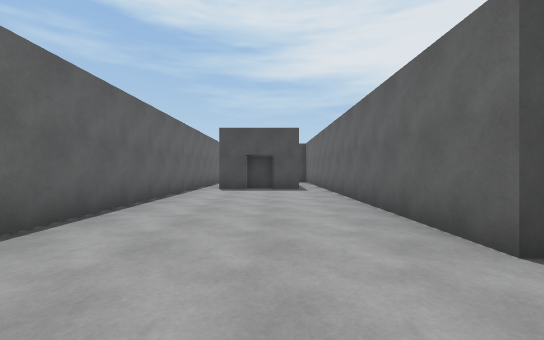
view 1 (above)

16 first-person views from a walk through a 3-D level made in the Unity game engine. The camera is 1.2 m above the floor, looks level and sees 90° across. The floor is counted in squares, 2 m on a side. Each view is taken from the middle of a square. On the plan, view 1 faces up. The plan holds only what a view shows up to about 9 squares ahead; the rest is blank. The player is left out.

view 2
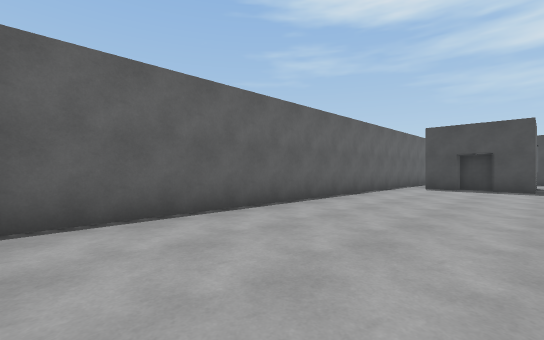

view 3
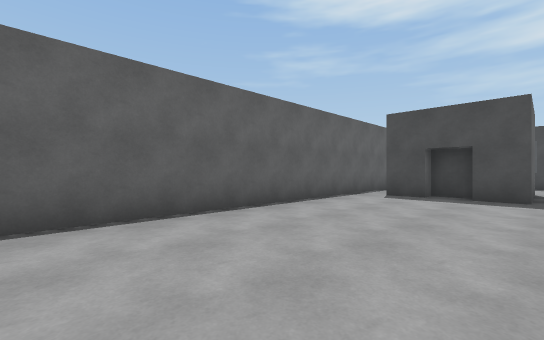

view 4
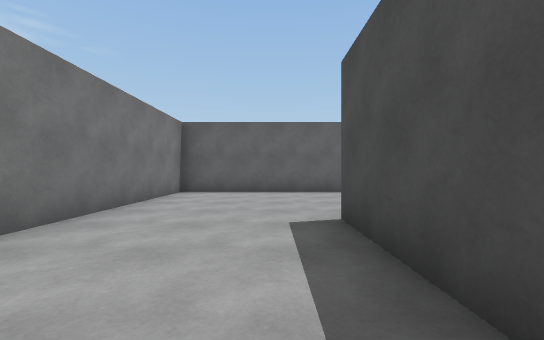

view 5
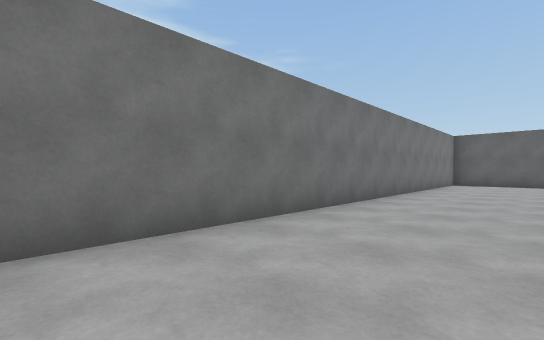

view 6
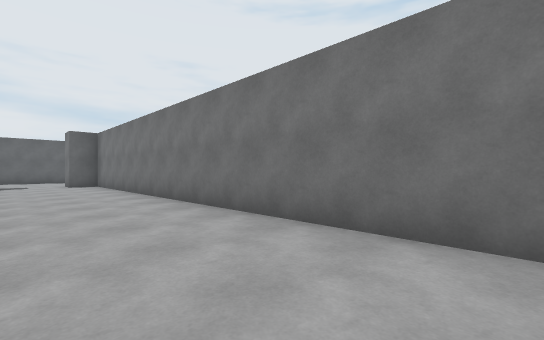

view 7
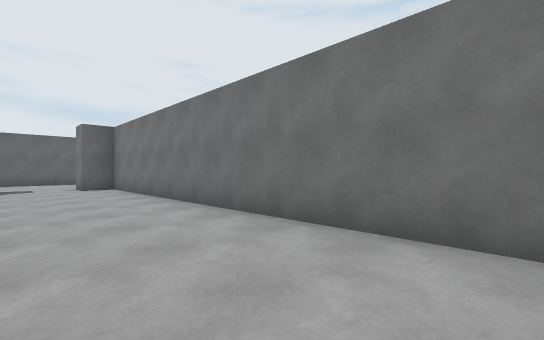

view 8
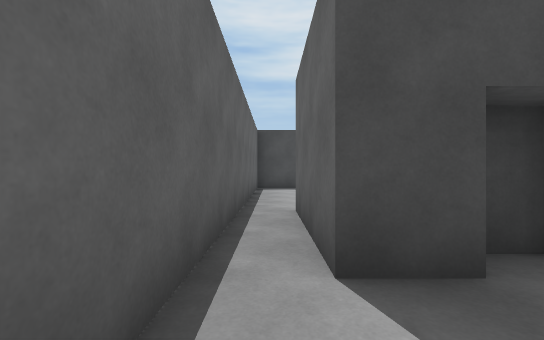

view 9
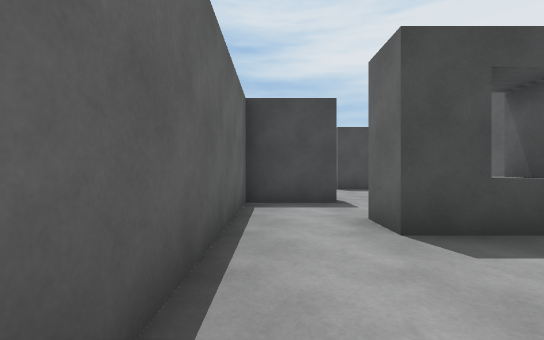

view 10
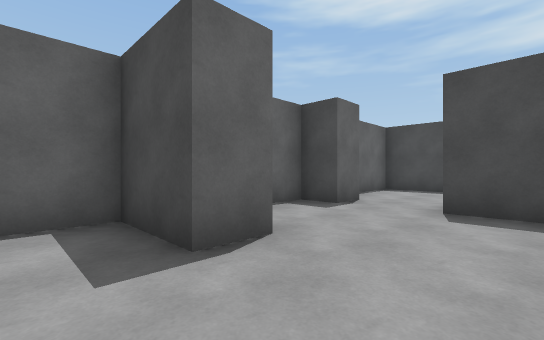

view 11
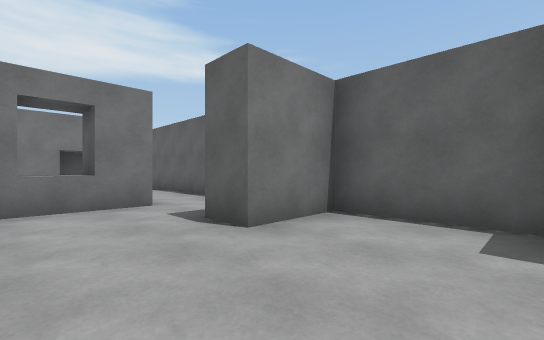

view 12
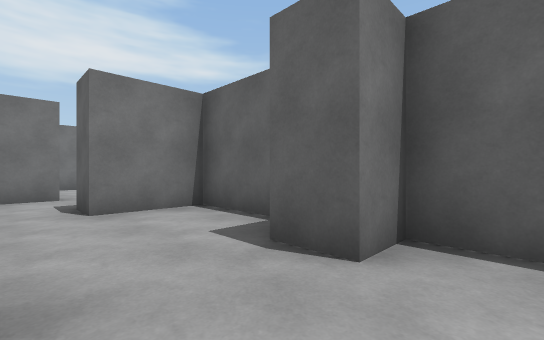

view 13
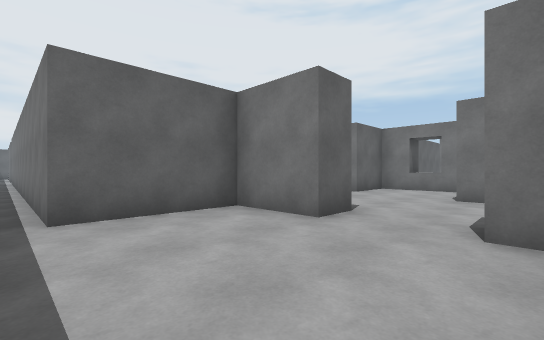

view 14
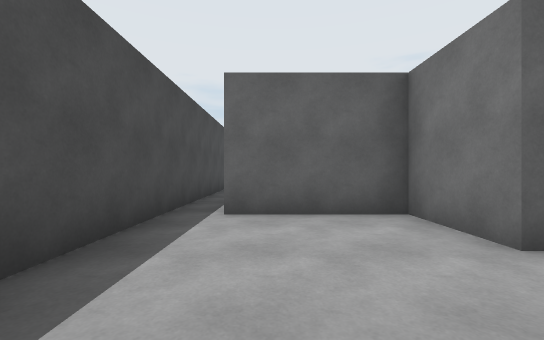

view 15
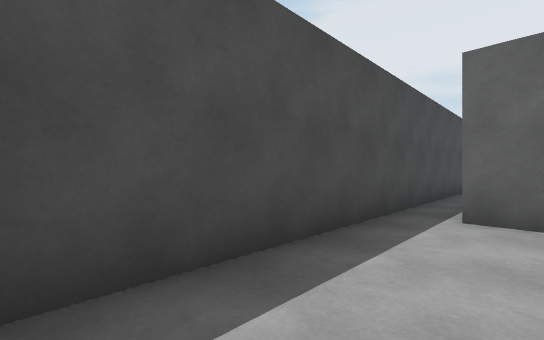

view 16
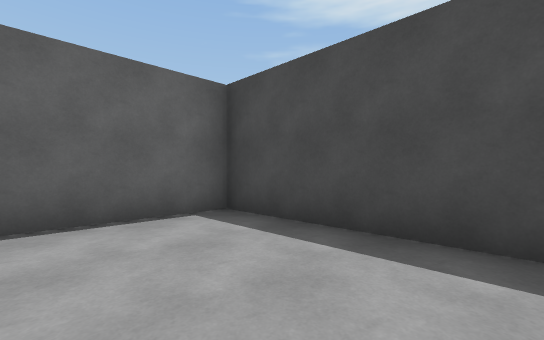

### Floor plan
Points are (right, up) in squares from view 1. A wall is a line through its corners. A room is listed if a view was taken in it or the views show most of it. See-through windows are left out.
Room 1 (views 1, 2, 3, 4, 5, 6, 7, 8, 9)
walls: (4.2, 1.8) (1.7, 1.8) (1.7, 9); (0.9, 8.5) (0, 8.5); (0.1, 8.9) (-0.8, 8.9) (-0.8, 8.5) (-1.6, 8.5) (-1.6, 11); (0.9, 10.4) (0.9, 8.9); (-2.5, 11.5) (-2.5, -1.5) (18.3, -1.5) (18.3, -0.7) (19.2, -0.7)
ways out: opening at (-2, 12) to room 5; opening at (0, 12.5) to room 5; opening at (19, 0.5)
Room 2 (view 10)
walls: (-0.8, 13.5) (-0.8, 14.3) (1.7, 14.3) (1.7, 16); (-0.8, 16.8) (-0.8, 16) (-2.5, 16) (-2.5, 13.5); (0.8, 13.5) (0.8, 14.4)
ways out: opening at (0.5, 16) to room 3; opening at (-1.5, 14) to room 5; gap at (2, 16)
Room 3 (view 11)
walls: (-1.7, 20.2) (-1.7, 19.3) (-2.5, 19.3) (-2.5, 16.8) (-0.8, 16.8); (1, 19.3) (0, 19.3) (0, 20.2)
ways out: opening at (0.5, 16) to room 2; opening at (-0.5, 20) to room 4
Room 4 (views 12, 13, 14, 15, 16)
walls: (6.5, 23.5) (-2.5, 23.5) (-2.5, 20.2) (-1.7, 20.2); (0, 20.2) (1.7, 20.2) (1.7, 22.6) (10.2, 22.6)
ways out: opening at (-0.5, 20) to room 3
Room 5 (no view inside)
walls: (-2.5, 13.5) (-2.5, 11.5); (0.5, 13.5) (-0.8, 13.5); (-1.6, 11) (-1.2, 11); (0, 11) (0.8, 11); (-0.6, 10.3) (0, 10.3)
ways out: opening at (-2, 12) to room 1; opening at (0, 12.5) to room 1; opening at (-1.5, 14) to room 2

Positions as (right, up) in squares from view 1, and headings:
1: (0, 0), facing up
2: (1, -1), facing up-left
3: (1, 2), facing up-left
4: (5, 1), facing left
5: (10, 1), facing down-left
6: (7, 1), facing down-right
7: (9, 1), facing down-right
8: (-2, 7), facing up
9: (-2, 11), facing up
10: (1, 15), facing up-left
11: (1, 19), facing down-left
12: (0, 21), facing down-left
13: (-2, 23), facing down-right
14: (-2, 22), facing right
15: (-2, 22), facing up-right
16: (1, 21), facing up-left
